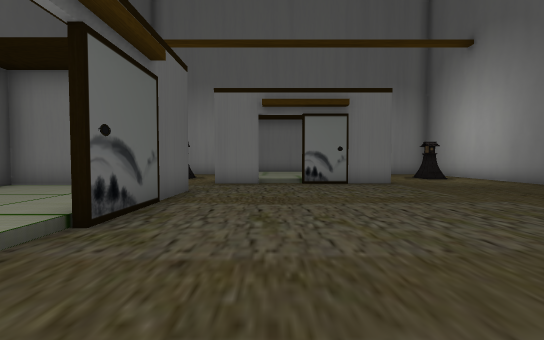
View 1 (above)

23 first-person views from a walk through a 3-D level made in the Unity game engine. The camera is 1.5 m above the floor, tilts 2° down and sees 90° across. The floor is counted in squares, 2 m on a side. Each view is taken from the middle of a square. On the plan, view 1 faces up. The plan holds only what a view shows up to about 10 squares ahead; the rest is blank. The place goes on beyond the plan.

View 2
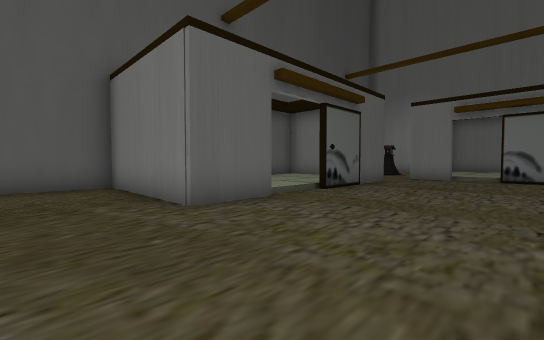

View 3
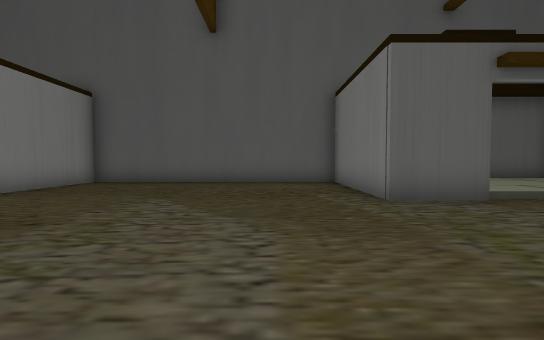

View 4
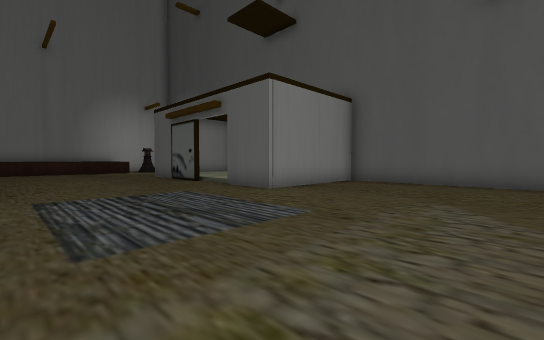

View 5
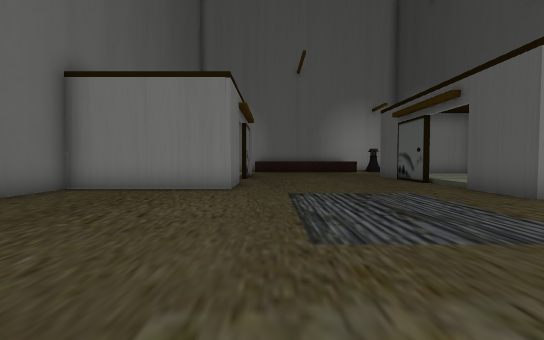

View 6
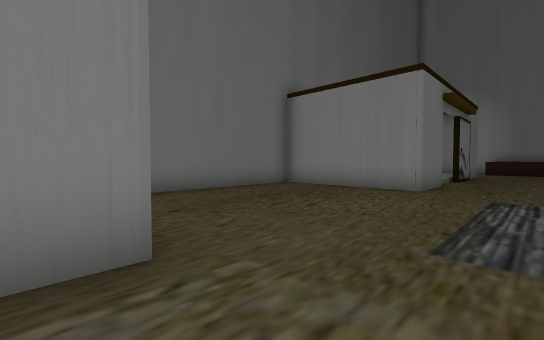

View 7
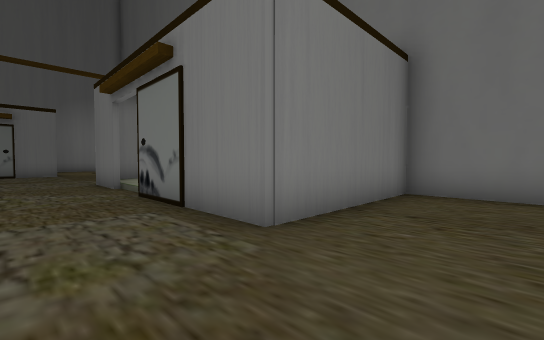

View 8
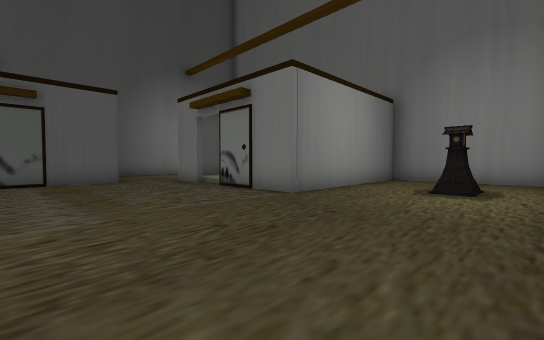

View 9
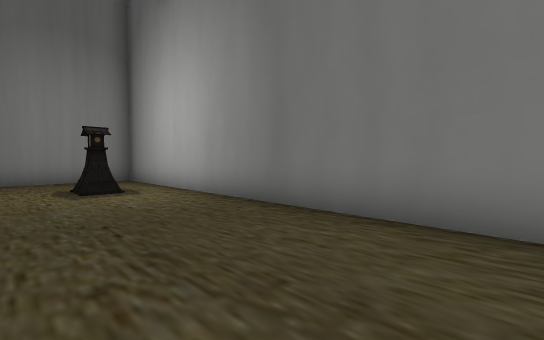

View 10
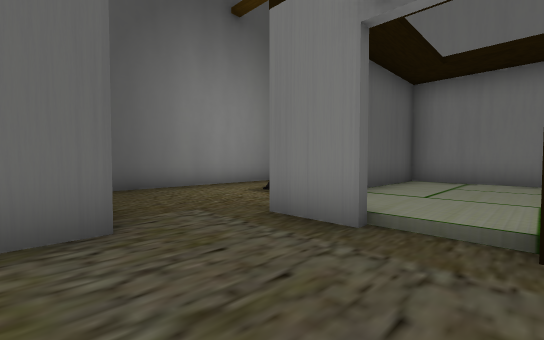

View 11
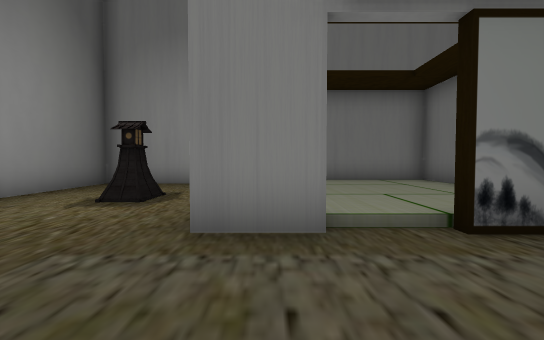

View 12
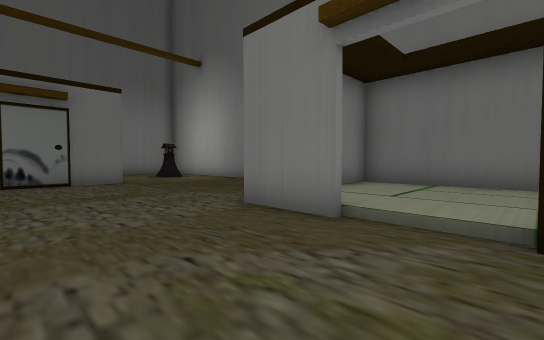

View 13
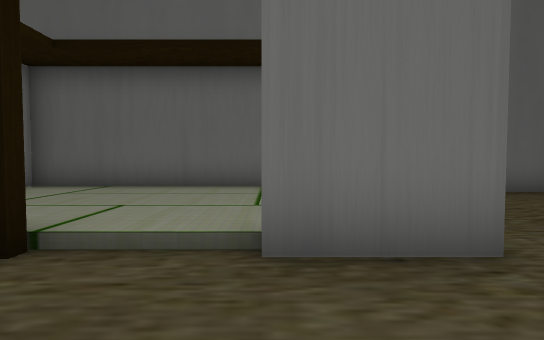

View 14
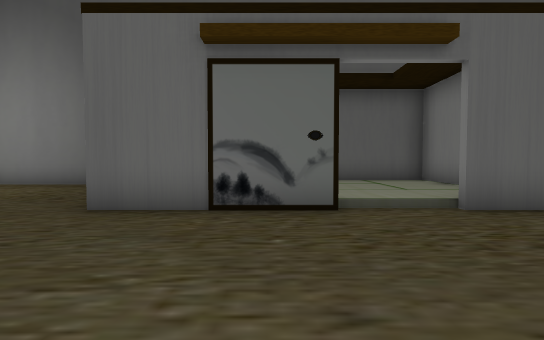

View 15
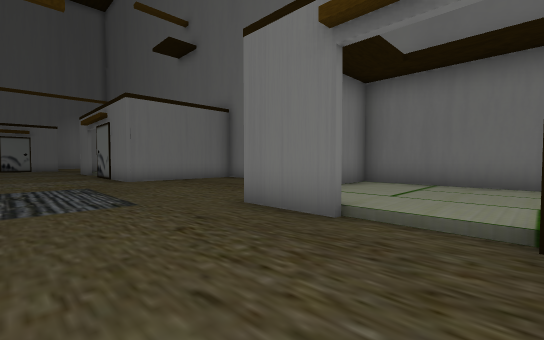

View 16
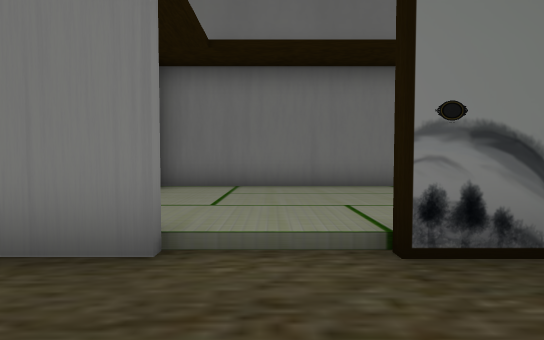

View 17
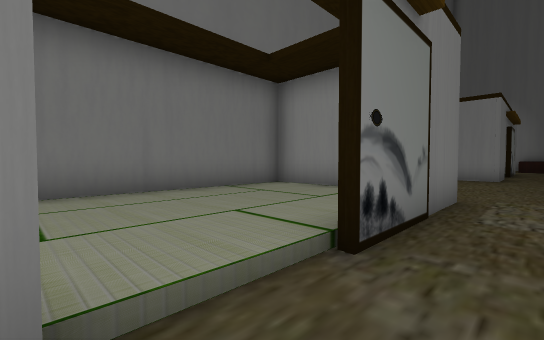

View 18
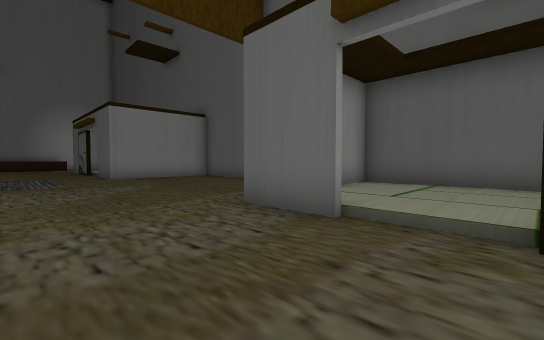

View 19
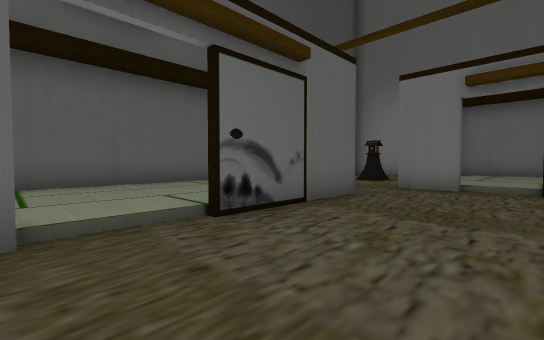

View 20
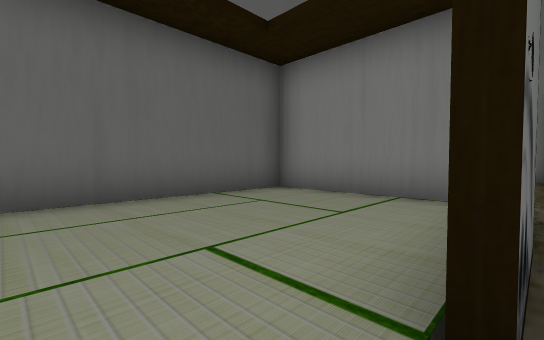

View 21
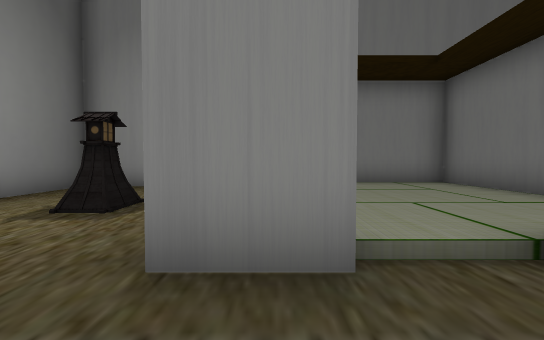

View 22
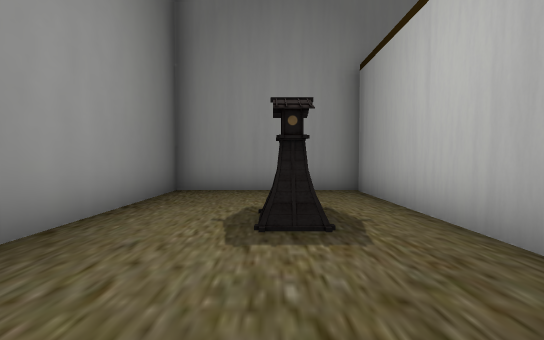

View 23
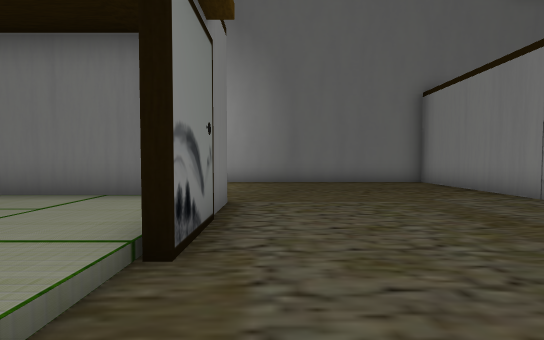

### Floor plan
Key: @ floor where view 1 was taken; # wall or solid block; . main floor; : floor 0.25 m higher than the main floor; / step, stairs or slope; O other object.
Columns run from 7 left of view 1 to 9 right of it. Each row starts with its distance up from view 1.
 15 #################
 14 #....#:::::#....#
 13 #....#:::::#....#
 12 #....#:::::#....#
 11 #..O.#:::::#..O.#
 10 #....#:::::#....#
  9 #....##/####....#
  8 #...............#
  7 ######..........#
  6 #::::#..........#
  5 #::::#..........#
  4 #::::#..........#
  3 #::::#.....######
  2 #::::......#::::#
  1 #::::#.....#::::#
  0 #::::#.@....::::#
 -1 ######.....#::::#
 -2 #..........#::::#
 -3 #..........#::::#
 -4 #..........#::::#
 -5 #..........######
 -6 #...............#
 -7 #...............#
 -8 #...............#
 -9 ######..........#
-10 #::::#..........#
-11 #::::#.....######
-12 #::::......#::::#
-13 #::::......#::::#
-14 #::::#......::::#
-15 #::: #.....#::::#
-16 #::  #.....# :::#

Where each view was taken, in squares from view 1:
view 1: 0 up, 0 right, facing up
view 2: 3 down, 2 right, facing up-left
view 3: 3 down, 3 right, facing left
view 4: 4 down, 3 right, facing down-left
view 5: 4 down, 3 right, facing down
view 6: 4 down, 2 right, facing down-right
view 7: 7 down, 2 right, facing up-right
view 8: 4 up, 8 right, facing up-left
view 9: 4 up, 5 right, facing up-right
view 10: 6 up, 1 right, facing up-left
view 11: 6 up, 1 left, facing up
view 12: 1 down, 1 right, facing up-right
view 13: 11 down, 0 right, facing left
view 14: 14 down, 2 right, facing left
view 15: 15 down, 1 right, facing up-right
view 16: 14 down, 2 right, facing right
view 17: 1 up, 3 right, facing down-right
view 18: 3 up, 1 right, facing down-left
view 19: 1 up, 1 right, facing up-left
view 20: 2 up, 2 left, facing up-left
view 21: 7 up, 1 left, facing up
view 22: 8 up, 4 left, facing up
view 23: 8 up, 1 left, facing right
